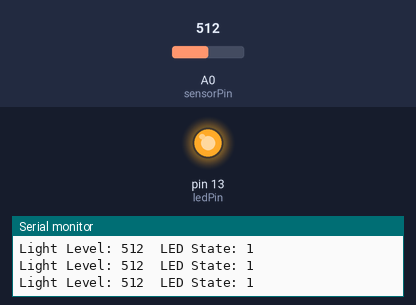
This sketch was run on a simulated Arduino Uno, built with avr-gcc and run on an emulated ATmega328P. Parts: output pins drawn as LEDs (lit = HIGH), the last lines printed to the serial monitor. Inputs (shaded band) come from the test bench; at power-on: A0 (sensorPin) = 512.

Above: at 1.2 s.
1.3 s: A0 (sensorPin) set to 492
At 2.4 s:
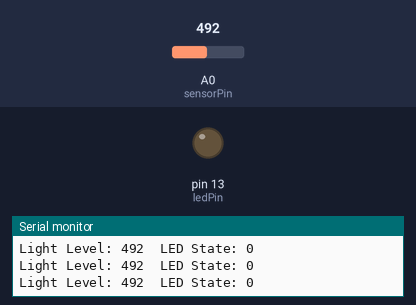
2.8 s: A0 (sensorPin) set to 510
At 3.8 s:
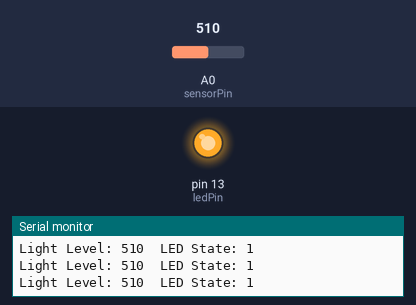
4.3 s: A0 (sensorPin) set to 490
At 5.3 s:
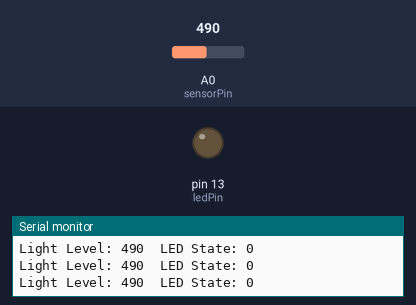
Timing chart, 0 to 7.3 s (numbered marks = the images above; inputs shaded):
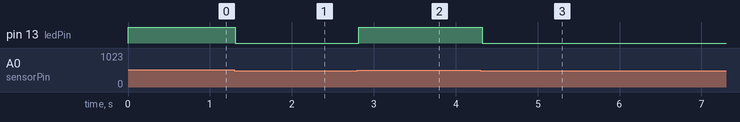

The sketch:

Serial_Plotter_02.ino
```cpp
int sensorPin = A0;
int ledPin = 13;

void setup() {
  Serial.begin(9600);
  pinMode(ledPin, OUTPUT);
}

void loop() {
  int lightLevel = analogRead(sensorPin);  // 조도 센서 값 읽기
  int ledState = lightLevel > 500 ? HIGH : LOW;  // 밝기에 따라 LED 제어

  digitalWrite(ledPin, ledState);  // LED ON/OFF

  Serial.print("Light Level: ");
  Serial.print(lightLevel);
  Serial.print("  LED State: ");
  Serial.println(ledState);  // LED 상태 출력 (0 또는 1)

  delay(100);
}
```

Measured:
- the behaviour switches between 501 and 500 on A0 (sensorPin) (found by bisection; images 0 and 1)
- after the input at 1.3 s, pin 13 (ledPin): HIGH → LOW at once
- after the input at 2.8 s, pin 13 (ledPin): LOW → HIGH at once
- after the input at 4.3 s, pin 13 (ledPin): HIGH → LOW at once
